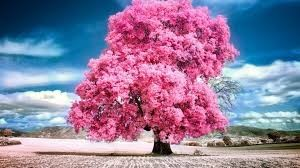
#> input picture Ex1.jpg, 300 x 168 px, found by its file name
$ python Dilate.py
#> lines starting #> are read from the running program, lines starting #| are printed output that depends on the picture
import cv2
import numpy as np
image = cv2.imread("E:/Computer_Vision/Ex1.jpg")
#> image is the input picture: shape (168, 300, 3); mean B, G, R 157.6, 126.4, 143.7
kernel = np.ones((5, 5), np.uint8)
dilated_image = cv2.dilate(image, kernel, iterations=1)
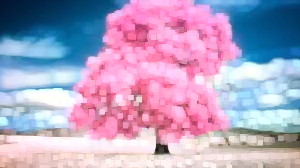
#> dilated_image: shape (168, 300, 3); mean B, G, R 194.8, 163.7, 179.6
cv2.imshow('Original Image', image)
cv2.imshow('Dilated Image', dilated_image)
cv2.waitKey(0)
cv2.destroyAllWindows()

$ run again, with Ex2.jpg copied over Ex1.jpg
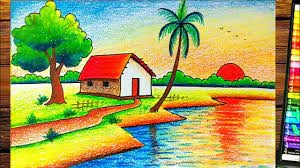
#> input picture Ex2.jpg, 300 x 168 px, found by its file name
#> image is the input picture: shape (168, 300, 3); mean B, G, R 95.9, 162, 160.7
#> `dilated_image = cv2.dilate(image, kernel, iterations=1)`:
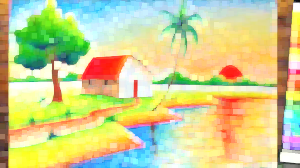
#> dilated_image: shape (168, 300, 3); mean B, G, R 144.8, 207.4, 206.1

$ run again, with Ex3.jpg copied over Ex1.jpg
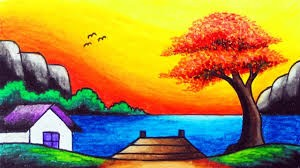
#> input picture Ex3.jpg, 300 x 168 px, found by its file name
#> image is the input picture: shape (168, 300, 3); mean B, G, R 71.9, 138.7, 162
#> `dilated_image = cv2.dilate(image, kernel, iterations=1)`:
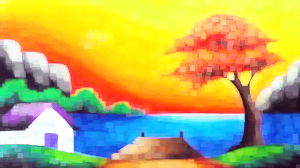
#> dilated_image: shape (168, 300, 3); mean B, G, R 100.8, 172.3, 186
